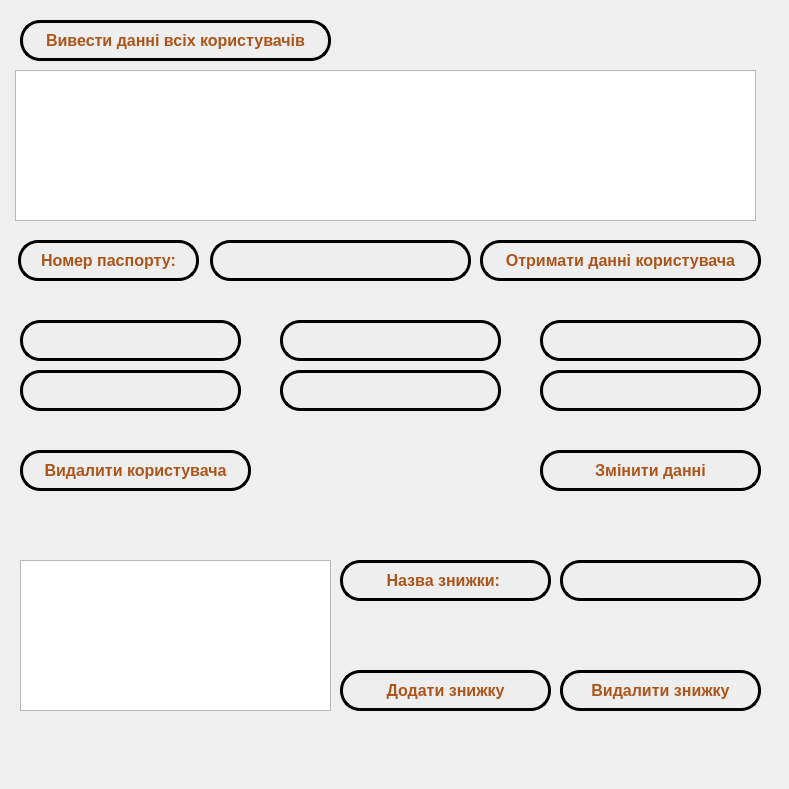
   <widget class="QWidget" name="tab_1">
    <attribute name="title">
     <string>Список користувачів</string>
    </attribute>
    <widget class="QLabel" name="label_2">
     <property name="geometry">
      <rect>
       <x>0</x>
       <y>0</y>
       <width>780</width>
       <height>780</height>
      </rect>
     </property>
     <property name="text">
      <string/>
     </property>
     <property name="pixmap">
      <pixmap>../../OneDrive/Files/programmer/python/Cursach/img/admin.jpg</pixmap>
     </property>
     <property name="scaledContents">
      <bool>true</bool>
     </property>
    </widget>
    <widget class="QTableWidget" name="table_user">
     <property name="geometry">
      <rect>
       <x>15</x>
       <y>70</y>
       <width>741</width>
       <height>151</height>
      </rect>
     </property>
     <property name="styleSheet">
      <string notr="true">QTableWidget {color: rgb(172, 85, 27);font-size: 24px;} QTableWidget::item {font-weight: bold;}</string>
     </property>
    </widget>
    <widget class="QPushButton" name="tab_1_show_table_useer_butt">
     <property name="geometry">
      <rect>
       <x>20</x>
       <y>20</y>
       <width>311</width>
       <height>41</height>
      </rect>
     </property>
     <property name="font">
      <font>
       <pointsize>12</pointsize>
       <weight>75</weight>
       <bold>true</bold>
      </font>
     </property>
     <property name="styleSheet">
      <string notr="true">QPushButton {
    color: rgb(172, 85, 27);
    border: 3px solid bleak;
    border-radius: 20px;
    background-color: rgb(238, 238, 238);
    text-align: center; /* Выравнивание текста по центру по вертикали */
    padding: 0; /* Удаление внутренних отступов */
}

QPushButton:hover {
    background-color: white;
}
</string>
     </property>
     <property name="text">
      <string>Вивести данні всіх користувачів</string>
     </property>
    </widget>
    <widget class="QLineEdit" name="tab_1_phone_in">
     <property name="geometry">
      <rect>
       <x>210</x>
       <y>240</y>
       <width>261</width>
       <height>41</height>
      </rect>
     </property>
     <property name="font">
      <font>
       <pointsize>12</pointsize>
       <weight>75</weight>
       <bold>true</bold>
      </font>
     </property>
     <property name="styleSheet">
      <string notr="true">color: rgb(172, 85, 27) ;
border: 3px solid bleak;
border-radius: 20px;
background-color: rgb(238, 238, 238);
</string>
     </property>
     <property name="alignment">
      <set>Qt::AlignCenter</set>
     </property>
    </widget>
    <widget class="QLabel" name="label_10">
     <property name="geometry">
      <rect>
       <x>18</x>
       <y>240</y>
       <width>181</width>
       <height>41</height>
      </rect>
     </property>
     <property name="font">
      <font>
       <pointsize>12</pointsize>
       <weight>75</weight>
       <bold>true</bold>
      </font>
     </property>
     <property name="styleSheet">
      <string notr="true">color: rgb(172, 85, 27) ;
border: 3px solid bleak;
border-radius: 20px;
background-color: rgb(238, 238, 238);</string>
     </property>
     <property name="text">
      <string>Номер паспорту:</string>
     </property>
     <property name="alignment">
      <set>Qt::AlignCenter</set>
     </property>
    </widget>
    <widget class="QPushButton" name="tab_1_delete_user_dutt">
     <property name="enabled">
      <bool>false</bool>
     </property>
     <property name="geometry">
      <rect>
       <x>20</x>
       <y>450</y>
       <width>231</width>
       <height>41</height>
      </rect>
     </property>
     <property name="font">
      <font>
       <pointsize>12</pointsize>
       <weight>75</weight>
       <bold>true</bold>
      </font>
     </property>
     <property name="styleSheet">
      <string notr="true">QPushButton {
    color: rgb(172, 85, 27);
    border: 3px solid bleak;
    border-radius: 20px;
    background-color: rgb(238, 238, 238);
    text-align: center; /* Выравнивание текста по центру по вертикали */
    padding: 0; /* Удаление внутренних отступов */
}

QPushButton:hover {
    background-color: white;
}
</string>
     </property>
     <property name="text">
      <string>Видалити користувача</string>
     </property>
    </widget>
    <widget class="QPushButton" name="tab_1_get_user_butt">
     <property name="enabled">
      <bool>true</bool>
     </property>
     <property name="geometry">
      <rect>
       <x>480</x>
       <y>240</y>
       <width>281</width>
       <height>41</height>
      </rect>
     </property>
     <property name="font">
      <font>
       <pointsize>12</pointsize>
       <weight>75</weight>
       <bold>true</bold>
      </font>
     </property>
     <property name="styleSheet">
      <string notr="true">QPushButton {
    color: rgb(172, 85, 27);
    border: 3px solid bleak;
    border-radius: 20px;
    background-color: rgb(238, 238, 238);
    text-align: center; /* Выравнивание текста по центру по вертикали */
    padding: 0; /* Удаление внутренних отступов */
}

QPushButton:hover {
    background-color: white;
}
</string>
     </property>
     <property name="text">
      <string>Отримати данні користувача</string>
     </property>
    </widget>
    <widget class="QPushButton" name="tab_1_update_user_butt">
     <property name="enabled">
      <bool>false</bool>
     </property>
     <property name="geometry">
      <rect>
       <x>540</x>
       <y>450</y>
       <width>221</width>
       <height>41</height>
      </rect>
     </property>
     <property name="font">
      <font>
       <pointsize>12</pointsize>
       <weight>75</weight>
       <bold>true</bold>
      </font>
     </property>
     <property name="styleSheet">
      <string notr="true">QPushButton {
    color: rgb(172, 85, 27);
    border: 3px solid bleak;
    border-radius: 20px;
    background-color: rgb(238, 238, 238);
    text-align: center; /* Выравнивание текста по центру по вертикали */
    padding: 0; /* Удаление внутренних отступов */
}

QPushButton:hover {
    background-color: white;
}
</string>
     </property>
     <property name="text">
      <string>Змінити данні</string>
     </property>
    </widget>
    <widget class="QLineEdit" name="tab_1_first_name">
     <property name="geometry">
      <rect>
       <x>20</x>
       <y>320</y>
       <width>221</width>
       <height>41</height>
      </rect>
     </property>
     <property name="font">
      <font>
       <pointsize>12</pointsize>
       <weight>75</weight>
       <bold>true</bold>
      </font>
     </property>
     <property name="styleSheet">
      <string notr="true">color: rgb(172, 85, 27) ;
border: 3px solid bleak;
border-radius: 20px;
background-color: rgb(238, 238, 238);
</string>
     </property>
     <property name="alignment">
      <set>Qt::AlignCenter</set>
     </property>
    </widget>
    <widget class="QLineEdit" name="tab_1_last_name">
     <property name="geometry">
      <rect>
       <x>280</x>
       <y>320</y>
       <width>221</width>
       <height>41</height>
      </rect>
     </property>
     <property name="font">
      <font>
       <pointsize>12</pointsize>
       <weight>75</weight>
       <bold>true</bold>
      </font>
     </property>
     <property name="styleSheet">
      <string notr="true">color: rgb(172, 85, 27) ;
border: 3px solid bleak;
border-radius: 20px;
background-color: rgb(238, 238, 238);
</string>
     </property>
     <property name="alignment">
      <set>Qt::AlignCenter</set>
     </property>
    </widget>
    <widget class="QLineEdit" name="tab_1_password">
     <property name="geometry">
      <rect>
       <x>540</x>
       <y>320</y>
       <width>221</width>
       <height>41</height>
      </rect>
     </property>
     <property name="font">
      <font>
       <pointsize>12</pointsize>
       <weight>75</weight>
       <bold>true</bold>
      </font>
     </property>
     <property name="styleSheet">
      <string notr="true">color: rgb(172, 85, 27) ;
border: 3px solid bleak;
border-radius: 20px;
background-color: rgb(238, 238, 238);
</string>
     </property>
     <property name="alignment">
      <set>Qt::AlignCenter</set>
     </property>
    </widget>
    <widget class="QLineEdit" name="tab_1_adress">
     <property name="geometry">
      <rect>
       <x>280</x>
       <y>370</y>
       <width>221</width>
       <height>41</height>
      </rect>
     </property>
     <property name="font">
      <font>
       <pointsize>12</pointsize>
       <weight>75</weight>
       <bold>true</bold>
      </font>
     </property>
     <property name="styleSheet">
      <string notr="true">color: rgb(172, 85, 27) ;
border: 3px solid bleak;
border-radius: 20px;
background-color: rgb(238, 238, 238);
</string>
     </property>
     <property name="alignment">
      <set>Qt::AlignCenter</set>
     </property>
    </widget>
    <widget class="QLineEdit" name="tab_1_phone">
     <property name="geometry">
      <rect>
       <x>20</x>
       <y>370</y>
       <width>221</width>
       <height>41</height>
      </rect>
     </property>
     <property name="font">
      <font>
       <pointsize>12</pointsize>
       <weight>75</weight>
       <bold>true</bold>
      </font>
     </property>
     <property name="styleSheet">
      <string notr="true">color: rgb(172, 85, 27) ;
border: 3px solid bleak;
border-radius: 20px;
background-color: rgb(238, 238, 238);
</string>
     </property>
     <property name="alignment">
      <set>Qt::AlignCenter</set>
     </property>
    </widget>
    <widget class="QLineEdit" name="tab_1_comment">
     <property name="geometry">
      <rect>
       <x>540</x>
       <y>370</y>
       <width>221</width>
       <height>41</height>
      </rect>
     </property>
     <property name="font">
      <font>
       <pointsize>12</pointsize>
       <weight>75</weight>
       <bold>true</bold>
      </font>
     </property>
     <property name="styleSheet">
      <string notr="true">color: rgb(172, 85, 27) ;
border: 3px solid bleak;
border-radius: 20px;
background-color: rgb(238, 238, 238);
</string>
     </property>
     <property name="alignment">
      <set>Qt::AlignCenter</set>
     </property>
    </widget>
    <widget class="QTableWidget" name="table_user_dis">
     <property name="geometry">
      <rect>
       <x>20</x>
       <y>560</y>
       <width>311</width>
       <height>151</height>
      </rect>
     </property>
     <property name="styleSheet">
      <string notr="true">QTableWidget {color: rgb(172, 85, 27);font-size: 24px;} QTableWidget::item {font-weight: bold;} </string>
     </property>
    </widget>
    <widget class="QPushButton" name="tab_1_add_dis_butt">
     <property name="enabled">
      <bool>false</bool>
     </property>
     <property name="geometry">
      <rect>
       <x>340</x>
       <y>670</y>
       <width>211</width>
       <height>41</height>
      </rect>
     </property>
     <property name="font">
      <font>
       <pointsize>12</pointsize>
       <weight>75</weight>
       <bold>true</bold>
      </font>
     </property>
     <property name="styleSheet">
      <string notr="true">QPushButton {
    color: rgb(172, 85, 27);
    border: 3px solid bleak;
    border-radius: 20px;
    background-color: rgb(238, 238, 238);
    text-align: center; /* Выравнивание текста по центру по вертикали */
    padding: 0; /* Удаление внутренних отступов */
}

QPushButton:hover {
    background-color: white;
}
</string>
     </property>
     <property name="text">
      <string>Додати знижку</string>
     </property>
    </widget>
    <widget class="QPushButton" name="tab_1_dell_dis_butt">
     <property name="enabled">
      <bool>false</bool>
     </property>
     <property name="geometry">
      <rect>
       <x>560</x>
       <y>670</y>
       <width>201</width>
       <height>41</height>
      </rect>
     </property>
     <property name="font">
      <font>
       <pointsize>12</pointsize>
       <weight>75</weight>
       <bold>true</bold>
      </font>
     </property>
     <property name="styleSheet">
      <string notr="true">QPushButton {
    color: rgb(172, 85, 27);
    border: 3px solid bleak;
    border-radius: 20px;
    background-color: rgb(238, 238, 238);
    text-align: center; /* Выравнивание текста по центру по вертикали */
    padding: 0; /* Удаление внутренних отступов */
}

QPushButton:hover {
    background-color: white;
}
</string>
     </property>
     <property name="text">
      <string>Видалити знижку</string>
     </property>
    </widget>
    <widget class="QLabel" name="label_11">
     <property name="geometry">
      <rect>
       <x>340</x>
       <y>560</y>
       <width>211</width>
       <height>41</height>
      </rect>
     </property>
     <property name="font">
      <font>
       <pointsize>12</pointsize>
       <weight>75</weight>
       <bold>true</bold>
      </font>
     </property>
     <property name="styleSheet">
      <string notr="true">color: rgb(172, 85, 27) ;
border: 3px solid bleak;
border-radius: 20px;
background-color: rgb(238, 238, 238);</string>
     </property>
     <property name="text">
      <string>Назва знижки: </string>
     </property>
     <property name="alignment">
      <set>Qt::AlignCenter</set>
     </property>
    </widget>
    <widget class="QLineEdit" name="tab_1_dis_name">
     <property name="geometry">
      <rect>
       <x>560</x>
       <y>560</y>
       <width>201</width>
       <height>41</height>
      </rect>
     </property>
     <property name="font">
      <font>
       <pointsize>12</pointsize>
       <weight>75</weight>
       <bold>true</bold>
      </font>
     </property>
     <property name="styleSheet">
      <string notr="true">color: rgb(172, 85, 27) ;
border: 3px solid bleak;
border-radius: 20px;
background-color: rgb(238, 238, 238);
</string>
     </property>
     <property name="alignment">
      <set>Qt::AlignCenter</set>
     </property>
    </widget>
   </widget>
